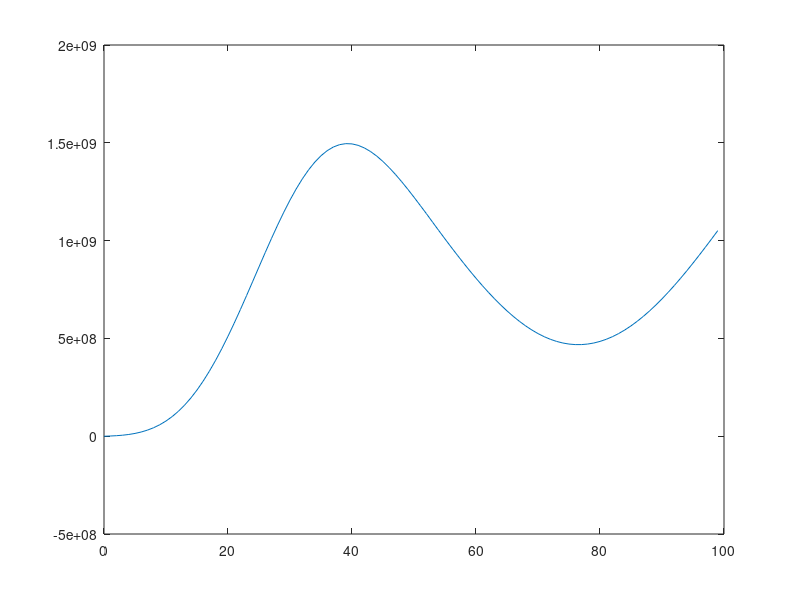
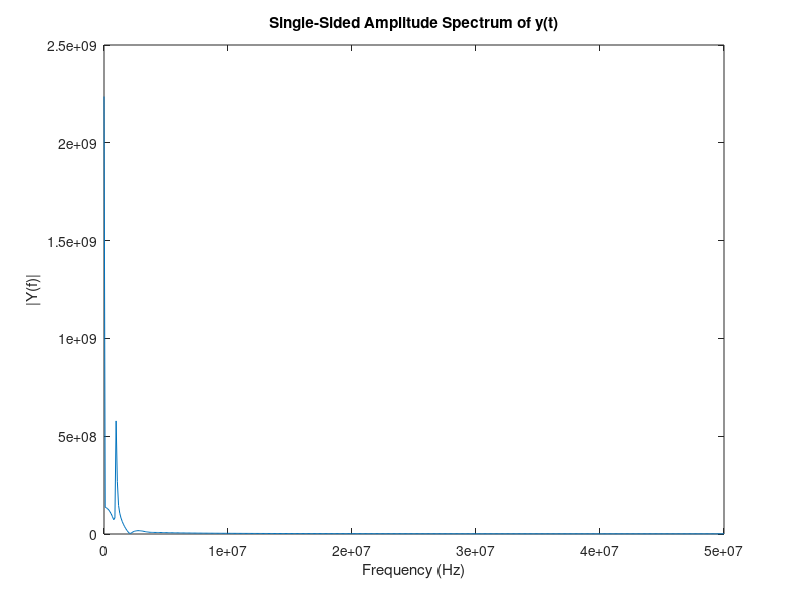

Reproduce these figures in MATLAB, in order.
clc;
% From old filter implementation
oldtaps=[-4 19 25 39 59 85 118 158 205 261 324 395 473 558 647 741 837 933 1028 1119 1204 1282 1350 1407 1451 1481 1496 1496 1481 1451 1407 1350 1282 1204 1119 1028 933 837 741 647 558 473 395 324 261 205 158 118 85 59 39 25 19 -4];
k= [28 12 -24 -116 -284 -552 -928 -1404 -1944 -2476 -2888 -3036 -2732 -1784 0 2784 6676 11700 17780 24724 32248 39952 47396 54096 59596 63504 65536 65536 63504 59596 54096 47396 39952 32248 24724 17780 11700 6676 2784 0 -1784 -2732 -3036 -2888 -2476 -1944 -1404 -928 -552 -284 -116 -24 12 28];
inp=[
0xFFF8
0xFD19
0xF4DC
0xE857
0xD92E
0xC957
0xBAD3
0xAF6C
0xA86C
0xA675
0xA96C
0xB075
0xBA1D
0xC485
0xCDAC
0xD3B6
0xD52F
0xD13E
0xC7C8
0xB972
0xA78C
0x93DE
0x8071
0x6F3F
0x61EF
0x599D
0x56AF
0x58CA
0x5EDF
0x6750
0x702E
0x777D
0x7B7F
0x7AED
0x752E
0x6A66
0x5B77
0x49DE
0x3781
0x2668
0x1878
0x0F2E
0x0B6A
0x0D4E
0x143D
0x1EF0
0x2BA4
0x3859
0x431B
0x4A48
0x4CCD
0x4A48
0x431B
0x3859
0x2BA4
0x1EF0
0x143D
0x0D4E
0x0B6A
0x0F2E
0x1878
0x2668
0x3781
0x49DE
0x5B77
0x6A66
0x752E
0x7AED
0x7B7F
0x777D
0x702E
0x6750
0x5EDF
0x58CA
0x56AF
0x599D
0x61EF
0x6F3F
0x8071
0x93DE
0xA78C
0xB972
0xC7C8
0xD13E
0xD52F
0xD3B6
0xCDAC
0xC485
0xBA1D
0xB075
0xA96C
0xA675
0xA86C
0xAF6C
0xBAD3
0xC957
0xD92E
0xE857
0xF4DC
0xFD19
0xFFF8
0xFD19
0xF4DC
0xE857
0xD92E
0xC957
0xBAD3
0xAF6C
0xA86C
0xA675
0xA96C
0xB075
0xBA1D
0xC485
0xCDAC
0xD3B6
0xD52F
0xD13E
0xC7C8
0xB972
0xA78C
0x93DE
0x8071
0x6F3F
0x61EF
0x599D
0x56AF
0x58CA
0x5EDF
0x6750
0x702E
0x777D
0x7B7F
0x7AED
0x752E
0x6A66
0x5B77
0x49DE
0x3781
0x2668
0x1878
0x0F2E
0x0B6A
0x0D4E
0x143D
0x1EF0
0x2BA4
0x3859
0x431B
0x4A48
0x4CCD
0x4A48
0x431B
0x3859
0x2BA4
0x1EF0
0x143D
0x0D4E
0x0B6A
0x0F2E
0x1878
0x2668
0x3781
0x49DE
0x5B77
0x6A66
0x752E
0x7AED
0x7B7F
0x777D
0x702E
0x6750
0x5EDF
0x58CA
0x56AF
0x599D
0x61EF
0x6F3F
0x8071
0x93DE
0xA78C
0xB972
0xC7C8
0xD13E
0xD52F
0xD3B6
0xCDAC
0xC485
0xBA1D
0xB075
0xA96C
0xA675
0xA86C
0xAF6C
0xBAD3
0xC957
0xD92E
0xE857
0xF4DC
0xFD19
0xFFF8
0xFD19
0xF4DC
0xE857
0xD92E
0xC957
0xBAD3
0xAF6C
0xA86C
0xA675
0xA96C
0xB075
0xBA1D
0xC485
0xCDAC
0xD3B6
0xD52F
0xD13E
0xC7C8
0xB972
0xA78C
0x93DE
0x8071
0x6F3F
0x61EF
0x599D
0x56AF
0x58CA
0x5EDF
0x6750
0x702E
0x777D
0x7B7F
0x7AED
0x752E
0x6A66
0x5B77
0x49DE
0x3781
0x2668
0x1878
0x0F2E
0x0B6A
0x0D4E
0x143D
0x1EF0
0x2BA4
0x3859
0x431B
0x4A48
0x4CCD
0x4A48
0x431B
0x3859
0x2BA4
0x1EF0
0x143D
0x0D4E
0x0B6A
0x0F2E
0x1878
0x2668
0x3781
0x49DE
0x5B77
0x6A66
0x752E
0x7AED
0x7B7F
0x777D
0x702E
0x6750
0x5EDF
0x58CA
0x56AF
0x599D
0x61EF
0x6F3F
0x8071
0x93DE
0xA78C
0xB972
0xC7C8
0xD13E
0xD52F
0xD3B6
0xCDAC
0xC485
0xBA1D
0xB075
0xA96C
0xA675
0xA86C
0xAF6C
0xBAD3
0xC957
0xD92E
0xE857
0xF4DC
0xFD19
0xFFF8
0xFD19
0xF4DC
0xE857
0xD92E
0xC957
0xBAD3
0xAF6C
0xA86C
0xA675
0xA96C
0xB075
0xBA1D
0xC485
0xCDAC
0xD3B6
0xD52F
0xD13E
0xC7C8
0xB972
0xA78C
0x93DE
0x8071
0x6F3F
0x61EF
0x599D
0x56AF
0x58CA
0x5EDF
0x6750
0x702E
0x777D
0x7B7F
0x7AED
0x752E
0x6A66
0x5B77
0x49DE
0x3781
0x2668
0x1878
0x0F2E
0x0B6A
0x0D4E
0x143D
0x1EF0
0x2BA4
0x3859
0x431B
0x4A48
0x4CCD
0x4A48
0x431B
0x3859
0x2BA4
0x1EF0
0x143D
0x0D4E
0x0B6A
0x0F2E
0x1878
0x2668
0x3781
0x49DE
0x5B77
0x6A66
0x752E
0x7AED
0x7B7F
0x777D
0x702E
0x6750
0x5EDF
0x58CA
0x56AF
0x599D
0x61EF
0x6F3F
0x8071
0x93DE
0xA78C
0xB972
0xC7C8
0xD13E
0xD52F
0xD3B6
0xCDAC
0xC485
0xBA1D
0xB075
0xA96C
0xA675
0xA86C
0xAF6C
0xBAD3
0xC957
0xD92E
0xE857
0xF4DC
0xFD19
0xFFF8
0xFD19
0xF4DC
0xE857
0xD92E
0xC957
0xBAD3
0xAF6C
0xA86C
0xA675
0xA96C
0xB075
0xBA1D
0xC485
0xCDAC
0xD3B6
0xD52F
0xD13E
0xC7C8
0xB972
0xA78C
0x93DE
0x8071
0x6F3F
0x61EF
0x599D
0x56AF
0x58CA
0x5EDF
0x6750
0x702E
0x777D
0x7B7F
0x7AED
0x752E
0x6A66
0x5B77
0x49DE
0x3781
0x2668
0x1878
0x0F2E
0x0B6A
0x0D4E
0x143D
0x1EF0
0x2BA4
0x3859
0x431B
0x4A48
0x4CCD
0x4A48
0x431B
0x3859
0x2BA4
0x1EF0
0x143D
0x0D4E
0x0B6A
0x0F2E
0x1878
0x2668
0x3781
0x49DE
0x5B77
0x6A66
0x752E
0x7AED
0x7B7F
0x777D
0x702E
0x6750
0x5EDF
0x58CA
0x56AF
0x599D
0x61EF
0x6F3F
0x8071
0x93DE
0xA78C
0xB972
0xC7C8
0xD13E
0xD52F
0xD3B6
0xCDAC
0xC485
0xBA1D
0xB075
0xA96C
0xA675
0xA86C
0xAF6C
0xBAD3
0xC957
0xD92E
0xE857
0xF4DC
0xFD19
0xFFF8
0xFD19
0xF4DC
0xE857
0xD92E
0xC957
0xBAD3
0xAF6C
0xA86C
0xA675
0xA96C
0xB075
0xBA1D
0xC485
0xCDAC
0xD3B6
0xD52F
0xD13E
0xC7C8
0xB972
0xA78C
0x93DE
0x8071
0x6F3F
0x61EF
0x599D
0x56AF
0x58CA
0x5EDF
0x6750
0x702E
0x777D
0x7B7F
0x7AED
0x752E
0x6A66
0x5B77
0x49DE
0x3781
0x2668
0x1878
0x0F2E
0x0B6A
0x0D4E
0x143D
0x1EF0
0x2BA4
0x3859
0x431B
0x4A48
0x4CCD
0x4A48
0x431B
0x3859
0x2BA4
0x1EF0
0x143D
0x0D4E
0x0B6A
0x0F2E
0x1878
0x2668
0x3781
0x49DE
0x5B77
0x6A66
0x752E
0x7AED
0x7B7F
0x777D
0x702E
0x6750
0x5EDF
0x58CA
0x56AF
0x599D
0x61EF
0x6F3F
0x8071
0x93DE
0xA78C
0xB972
0xC7C8
0xD13E
0xD52F
0xD3B6
0xCDAC
0xC485
0xBA1D
0xB075
0xA96C
0xA675
0xA86C
0xAF6C
0xBAD3
0xC957
0xD92E
0xE857
0xF4DC
0xFD19
0xFFF8
0xFD19
0xF4DC
0xE857
0xD92E
0xC957
0xBAD3
0xAF6C
0xA86C
0xA675
0xA96C
0xB075
0xBA1D
0xC485
0xCDAC
0xD3B6
0xD52F
0xD13E
0xC7C8
0xB972
0xA78C
0x93DE
0x8071
0x6F3F
0x61EF
0x599D
0x56AF
0x58CA
0x5EDF
0x6750
0x702E
0x777D
0x7B7F
0x7AED
0x752E
0x6A66
0x5B77
0x49DE
0x3781
0x2668
0x1878
0x0F2E
0x0B6A
0x0D4E
0x143D
0x1EF0
0x2BA4
0x3859
0x431B
0x4A48
0x4CCD
0x4A48
0x431B
0x3859
0x2BA4
0x1EF0
0x143D
0x0D4E
0x0B6A
0x0F2E
0x1878
0x2668
0x3781
0x49DE
0x5B77
0x6A66
0x752E
0x7AED
0x7B7F
0x777D
0x702E
0x6750
0x5EDF
0x58CA
0x56AF
0x599D
0x61EF
0x6F3F
0x8071
0x93DE
0xA78C
0xB972
0xC7C8
0xD13E
0xD52F
0xD3B6
0xCDAC
0xC485
0xBA1D
0xB075
0xA96C
0xA675
0xA86C
0xAF6C
0xBAD3
0xC957
0xD92E
0xE857
0xF4DC
0xFD19
0xFFF8
0xFD19
0xF4DC
0xE857
0xD92E
0xC957
0xBAD3
0xAF6C
0xA86C
0xA675
0xA96C
0xB075
0xBA1D
0xC485
0xCDAC
0xD3B6
0xD52F
0xD13E
0xC7C8
0xB972
0xA78C
0x93DE
0x8071
0x6F3F
0x61EF
0x599D
0x56AF
0x58CA
0x5EDF
0x6750
0x702E
0x777D
0x7B7F
0x7AED
0x752E
0x6A66
0x5B77
0x49DE
0x3781
0x2668
0x1878
0x0F2E
0x0B6A
0x0D4E
0x143D
0x1EF0
0x2BA4
0x3859
0x431B
0x4A48
0x4CCD
0x4A48
0x431B
0x3859
0x2BA4
0x1EF0
0x143D
0x0D4E
0x0B6A
0x0F2E
0x1878
0x2668
0x3781
0x49DE
0x5B77
0x6A66
0x752E
0x7AED
0x7B7F
0x777D
0x702E
0x6750
0x5EDF
0x58CA
0x56AF
0x599D
0x61EF
0x6F3F
0x8071
0x93DE
0xA78C
0xB972
0xC7C8
0xD13E
0xD52F
0xD3B6
0xCDAC
0xC485
0xBA1D
0xB075
0xA96C
0xA675
0xA86C
0xAF6C
0xBAD3
0xC957
0xD92E
0xE857
0xF4DC
0xFD19
0xFFF8
0xFD19
0xF4DC
0xE857
0xD92E
0xC957
0xBAD3
0xAF6C
0xA86C
0xA675
0xA96C
0xB075
0xBA1D
0xC485
0xCDAC
0xD3B6
0xD52F
0xD13E
0xC7C8
0xB972
0xA78C
0x93DE
0x8071
0x6F3F
0x61EF
0x599D
0x56AF
0x58CA
0x5EDF
0x6750
0x702E
0x777D
0x7B7F
0x7AED
0x752E
0x6A66
0x5B77
0x49DE
0x3781
0x2668
0x1878
0x0F2E
0x0B6A
0x0D4E
0x143D
0x1EF0
0x2BA4
0x3859
0x431B
0x4A48
0x4CCD
0x4A48
0x431B
0x3859
0x2BA4
0x1EF0
0x143D
0x0D4E
0x0B6A
0x0F2E
0x1878
0x2668
0x3781
0x49DE
0x5B77
0x6A66
0x752E
0x7AED
0x7B7F
0x777D
0x702E
0x6750
0x5EDF
0x58CA
0x56AF
0x599D
0x61EF
0x6F3F
0x8071
0x93DE
0xA78C
0xB972
0xC7C8
0xD13E
0xD52F
0xD3B6
0xCDAC
0xC485
0xBA1D
0xB075
0xA96C
0xA675
0xA86C
0xAF6C
0xBAD3
0xC957
0xD92E
0xE857
0xF4DC
0xFD19
0xFFF8
0xFD19
0xF4DC
0xE857
0xD92E
0xC957
0xBAD3
0xAF6C
0xA86C
0xA675
0xA96C
0xB075
0xBA1D
0xC485
0xCDAC
0xD3B6
0xD52F
0xD13E
0xC7C8
0xB972
0xA78C
0x93DE
0x8071
0x6F3F
0x61EF
0x599D
0x56AF
0x58CA
0x5EDF
0x6750
0x702E
0x777D
0x7B7F
0x7AED
0x752E
0x6A66
0x5B77
0x49DE
0x3781
0x2668
0x1878
0x0F2E
0x0B6A
0x0D4E
0x143D
0x1EF0
0x2BA4
0x3859
0x431B
0x4A48
0x4CCD
0x4A48
0x431B
0x3859
0x2BA4
0x1EF0
0x143D
0x0D4E
0x0B6A
0x0F2E
0x1878
0x2668
0x3781
0x49DE
0x5B77
0x6A66
0x752E
0x7AED
0x7B7F
0x777D
0x702E
0x6750
0x5EDF
0x58CA
0x56AF
0x599D
0x61EF
0x6F3F
0x8071
0x93DE
0xA78C
0xB972
0xC7C8
0xD13E
0xD52F
0xD3B6
0xCDAC
0xC485
0xBA1D
0xB075
0xA96C
0xA675
0xA86C
0xAF6C
0xBAD3
0xC957
0xD92E
0xE857
0xF4DC
0xFD19];

Fs = 100e6;                    % Sampling frequency
T = 1/Fs;                     % Sample time
L = 1000;                     % Length of signal
t = (0:L-1)*T;                % Time vector
y = filter(oldtaps,1,inp) + 2*randn(size(t));     % Sinusoids plus noise
plot(Fs*t(1:100),y(1:100))
figure;
NFFT = 2^nextpow2(L); % Next power of 2 from length of y
% len=size(t)
Y = fft(y, NFFT)/L;%len(2);
f = Fs/2*linspace(0,1,NFFT/2);

% Plot single-sided amplitude spectrum.
plot(f,2*abs(Y(1:NFFT/2))) 
title('Single-Sided Amplitude Spectrum of y(t)')
xlabel('Frequency (Hz)')
ylabel('|Y(f)|')